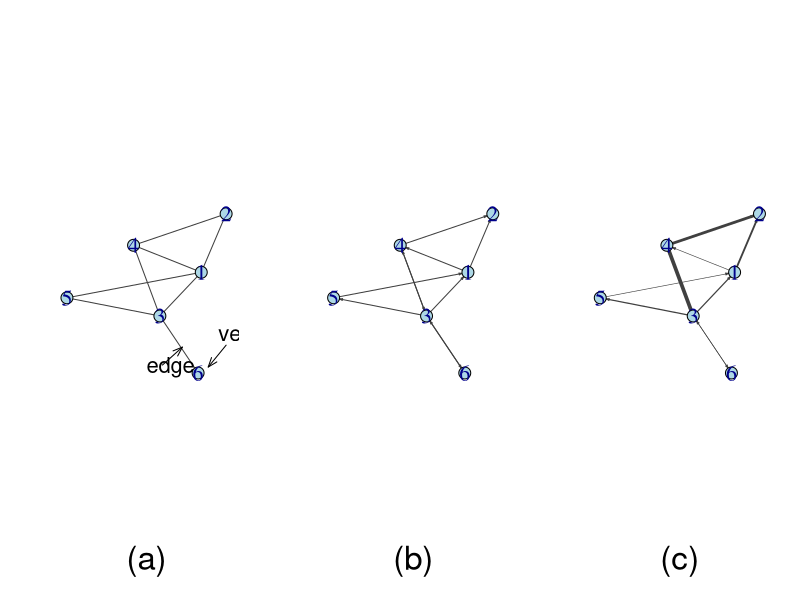

Recreate this plot in R.


library(igraph)

# Create adjaceny matrix

B <- matrix(c(0,0,1,0,1,0,1,0,0,1,0,0,0,0,0,1,0,1,1,0,1,0,0,0,0,0,1,0,0,0,0,0,1,0,0,0),nrow = 6,ncol = 6)
W <- matrix(c(0,0,2,0,1,0,3,0,0,4.5,0,0,0,0,0,2,0,1,1,0,6,0,0,0,0,0,2,0,0,0,0,0,1,0,0,0),nrow = 6,ncol = 6)

# Create graph object

UG <- graph_from_adjacency_matrix(B, mode = "undirected")
DG <- graph_from_adjacency_matrix(B, mode = "directed")
WG <- graph_from_adjacency_matrix(W, mode = "directed", weighted = T)

# Plot graphs

as <- 0.15 # edge arrow size
ls <- 2 # vertex label size
ts <- 3 #title size
ew <- 1
sh <- 2
an <- 2



lo <- layout_with_kk(DG)

par(mfcol = c(1,3))

plot(UG, vertex.color = "light blue", 
     vertex.label.cex = ls,
     edge.color = "gray25",
     edge.width = ew,
     layout = lo,
     axes = F)
title(sub = "(a)", cex.sub = ts, line = sh)
text(0.9, -0.6, labels = "vertex", adj = c(0,0), cex = an)
text(0, -1, labels = "edge", adj = c(0,0), cex = an)
arrows(0.2,-0.9,0.45,-0.675,length=0.1,angle=20)
arrows(1,-0.65,0.775,-0.925,length=0.1,angle=20)


plot(DG, vertex.color = "light blue", 
     vertex.label.cex = ls,
     edge.arrow.size = as,
     edge.color = "gray25",
     edge.width = ew,
     layout = lo)
title(sub = "(b)", cex.sub = ts, line = sh)

plot(WG, vertex.color = "light blue",
     vertex.label.cex = ls,
     edge.arrow.size = as,
     edge.color = "gray25",
     edge.width = E(WG)$weight*0.6,
     layout = lo)
title(sub = "(c)", cex.sub = ts, line = sh)



dev.print(device = png, width = 1400, height = 400, units = "px", "~/ownCloud/Thesis/Images/example_networks.png")

 